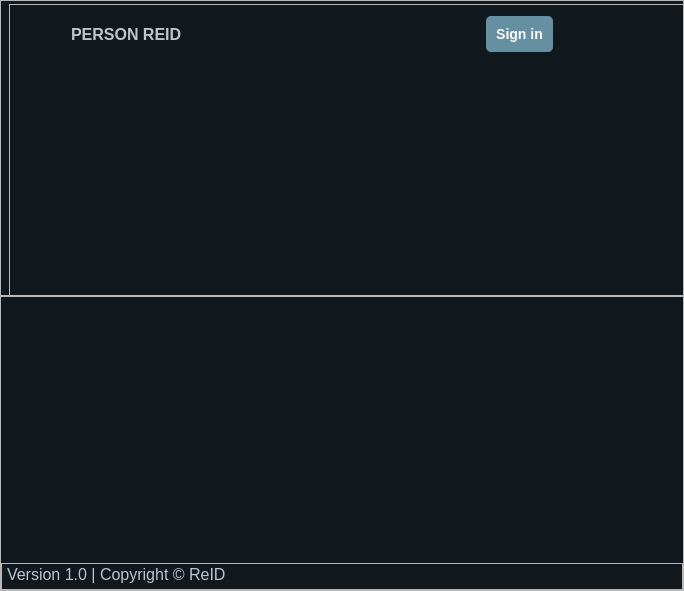
<?xml version="1.0" encoding="UTF-8"?>
<ui version="4.0">
 <class>MainWindow</class>
 <widget class="QMainWindow" name="MainWindow">
  <property name="geometry">
   <rect>
    <x>0</x>
    <y>0</y>
    <width>684</width>
    <height>591</height>
   </rect>
  </property>
  <property name="windowTitle">
   <string>MainWindow</string>
  </property>
  <property name="styleSheet">
   <string notr="true">
    background-color: rgba(17, 25, 31); /* Using rgba to set opacity */
    background-image: url(:/source/cam logo 1.png);
    background-position: center;
    background-repeat: no-repeat;
 
</string>
  </property>
  <widget class="QWidget" name="centralwidget">
   <layout class="QVBoxLayout" name="verticalLayout">
    <property name="spacing">
     <number>0</number>
    </property>
    <property name="leftMargin">
     <number>0</number>
    </property>
    <property name="topMargin">
     <number>0</number>
    </property>
    <property name="rightMargin">
     <number>0</number>
    </property>
    <property name="bottomMargin">
     <number>0</number>
    </property>
    <item>
     <widget class="QFrame" name="Header">
      <property name="styleSheet">
       <string notr="true">
color: rgb(255, 255, 255);
background:none;
</string>
      </property>
      <property name="frameShape">
       <enum>QFrame::StyledPanel</enum>
      </property>
      <property name="frameShadow">
       <enum>QFrame::Raised</enum>
      </property>
      <widget class="QFrame" name="left_header">
       <property name="geometry">
        <rect>
         <x>9</x>
         <y>4</y>
         <width>16777215</width>
         <height>16777215</height>
        </rect>
       </property>
       <property name="minimumSize">
        <size>
         <width>0</width>
         <height>0</height>
        </size>
       </property>
       <property name="maximumSize">
        <size>
         <width>16777215</width>
         <height>16777215</height>
        </size>
       </property>
       <property name="styleSheet">
        <string notr="true">color: rgb(187, 198, 206);</string>
       </property>
       <property name="frameShape">
        <enum>QFrame::StyledPanel</enum>
       </property>
       <property name="frameShadow">
        <enum>QFrame::Raised</enum>
       </property>
       <property name="midLineWidth">
        <number>0</number>
       </property>
       <widget class="QWidget" name="">
        <property name="geometry">
         <rect>
          <x>3</x>
          <y>3</y>
          <width>541</width>
          <height>54</height>
         </rect>
        </property>
        <layout class="QHBoxLayout" name="horizontalLayout_2">
         <property name="spacing">
          <number>0</number>
         </property>
         <item>
          <layout class="QHBoxLayout" name="horizontalLayout">
           <item>
            <widget class="QLabel" name="label_2">
             <property name="sizePolicy">
              <sizepolicy hsizetype="Preferred" vsizetype="Preferred">
               <horstretch>0</horstretch>
               <verstretch>0</verstretch>
              </sizepolicy>
             </property>
             <property name="minimumSize">
              <size>
               <width>50</width>
               <height>50</height>
              </size>
             </property>
             <property name="maximumSize">
              <size>
               <width>50</width>
               <height>50</height>
              </size>
             </property>
             <property name="midLineWidth">
              <number>0</number>
             </property>
             <property name="text">
              <string/>
             </property>
             <property name="pixmap">
              <pixmap resource="images/source.qrc">:/source/cam logo 1.png</pixmap>
             </property>
             <property name="scaledContents">
              <bool>true</bool>
             </property>
            </widget>
           </item>
           <item>
            <widget class="QLabel" name="label_3">
             <property name="font">
              <font>
               <pointsize>12</pointsize>
               <weight>75</weight>
               <bold>true</bold>
              </font>
             </property>
             <property name="styleSheet">
              <string notr="true">margin: 5px;</string>
             </property>
             <property name="text">
              <string>PERSON REID</string>
             </property>
            </widget>
           </item>
          </layout>
         </item>
         <item>
          <spacer name="horizontalSpacer_2">
           <property name="orientation">
            <enum>Qt::Horizontal</enum>
           </property>
           <property name="sizeHint" stdset="0">
            <size>
             <width>40</width>
             <height>20</height>
            </size>
           </property>
          </spacer>
         </item>
         <item>
          <widget class="QPushButton" name="login">
           <property name="styleSheet">
            <string notr="true">QPushButton {
    background-color: rgb(101, 144, 161);
    color: white;
    border-radius: 5px;
    padding: 10px;
    font-weight: bold;
    font-size: 14px;
}
QPushButton:hover {
    background-color:rgb(90, 128, 143);
}
QPushButton:pressed {
    background-color: rgb(90, 128, 143);
}</string>
           </property>
           <property name="text">
            <string>Sign in</string>
           </property>
          </widget>
         </item>
        </layout>
       </widget>
      </widget>
     </widget>
    </item>
    <item>
     <widget class="QFrame" name="footer">
      <property name="styleSheet">
       <string notr="true">color: rgb(187, 198, 206);
background:none;</string>
      </property>
      <property name="frameShape">
       <enum>QFrame::StyledPanel</enum>
      </property>
      <property name="frameShadow">
       <enum>QFrame::Raised</enum>
      </property>
      <layout class="QHBoxLayout" name="horizontalLayout_3">
       <property name="spacing">
        <number>0</number>
       </property>
       <property name="leftMargin">
        <number>0</number>
       </property>
       <property name="topMargin">
        <number>0</number>
       </property>
       <property name="rightMargin">
        <number>0</number>
       </property>
       <property name="bottomMargin">
        <number>0</number>
       </property>
       <item alignment="Qt::AlignBottom">
        <widget class="QFrame" name="left_footer_2">
         <property name="frameShape">
          <enum>QFrame::StyledPanel</enum>
         </property>
         <property name="frameShadow">
          <enum>QFrame::Raised</enum>
         </property>
         <layout class="QHBoxLayout" name="horizontalLayout_5">
          <property name="spacing">
           <number>0</number>
          </property>
          <property name="leftMargin">
           <number>5</number>
          </property>
          <property name="topMargin">
           <number>0</number>
          </property>
          <property name="rightMargin">
           <number>0</number>
          </property>
          <property name="bottomMargin">
           <number>5</number>
          </property>
          <item>
           <layout class="QHBoxLayout" name="horizontalLayout_4">
            <property name="spacing">
             <number>0</number>
            </property>
            <item>
             <widget class="QLabel" name="label">
              <property name="font">
               <font>
                <pointsize>12</pointsize>
               </font>
              </property>
              <property name="text">
               <string>Version 1.0 | Copyright © ReID</string>
              </property>
             </widget>
            </item>
            <item>
             <spacer name="horizontalSpacer">
              <property name="orientation">
               <enum>Qt::Horizontal</enum>
              </property>
              <property name="sizeHint" stdset="0">
               <size>
                <width>40</width>
                <height>20</height>
               </size>
              </property>
             </spacer>
            </item>
           </layout>
          </item>
         </layout>
        </widget>
       </item>
      </layout>
     </widget>
    </item>
   </layout>
  </widget>
 </widget>
 <resources>
  <include location="images/source.qrc"/>
  <include location="images/source.qrc"/>
 </resources>
 <connections/>
</ui>
